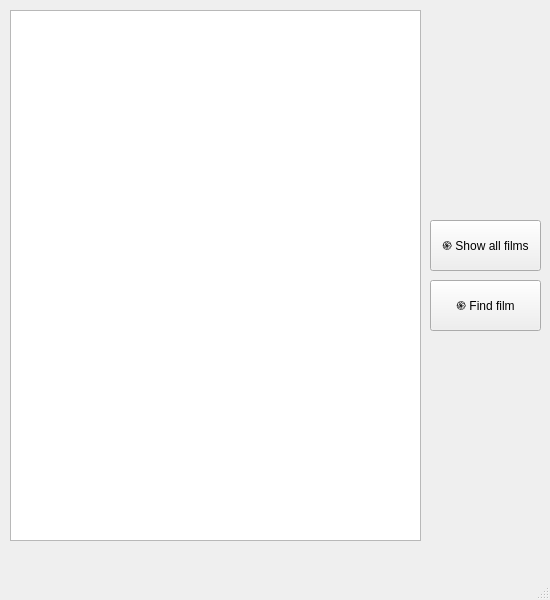
<?xml version="1.0" encoding="UTF-8"?>
<ui version="4.0">
 <class>MainWindow</class>
 <widget class="QMainWindow" name="MainWindow">
  <property name="geometry">
   <rect>
    <x>0</x>
    <y>0</y>
    <width>550</width>
    <height>600</height>
   </rect>
  </property>
  <property name="windowTitle">
   <string>Players Stat</string>
  </property>
  <widget class="QWidget" name="centralwidget">
   <widget class="QTableWidget" name="tableWidget">
    <property name="geometry">
     <rect>
      <x>10</x>
      <y>10</y>
      <width>411</width>
      <height>531</height>
     </rect>
    </property>
   </widget>
   <widget class="QPushButton" name="showAll_b">
    <property name="geometry">
     <rect>
      <x>430</x>
      <y>220</y>
      <width>111</width>
      <height>51</height>
     </rect>
    </property>
    <property name="text">
     <string>֍ Show all films</string>
    </property>
   </widget>
   <widget class="QPushButton" name="addfilm">
    <property name="geometry">
     <rect>
      <x>430</x>
      <y>280</y>
      <width>111</width>
      <height>51</height>
     </rect>
    </property>
    <property name="text">
     <string>֍ Find film</string>
    </property>
   </widget>
  </widget>
  <widget class="QMenuBar" name="menubar">
   <property name="geometry">
    <rect>
     <x>0</x>
     <y>0</y>
     <width>550</width>
     <height>21</height>
    </rect>
   </property>
  </widget>
  <widget class="QStatusBar" name="statusbar"/>
 </widget>
 <resources/>
 <connections/>
</ui>
